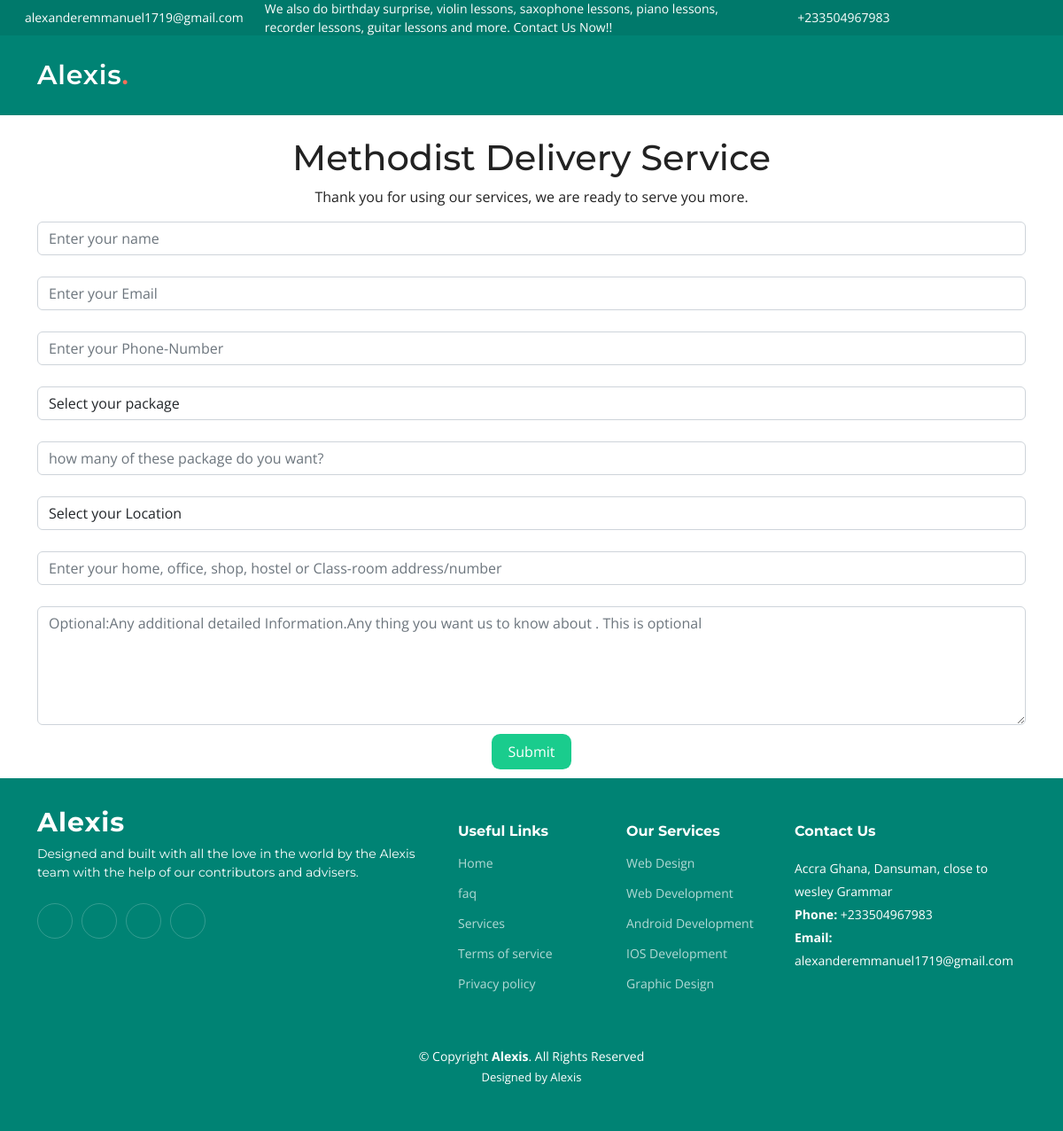
/service/delivery/3/Dansuman-Gas-Delivery/, run on the app's committed database.
### home/models.py (models this page shows)
class SupportStaffDetails(models.Model):
    location = models.CharField(max_length=288)
    email = models.EmailField()
    contact = models.CharField(max_length=15)
    open_hours = models.CharField(max_length=255)
    twitter_link = models.CharField(max_length=500, null=True, blank=True)
    facebook_link = models.CharField(max_length=500, null=True, blank=True)
    instagram_link = models.CharField(max_length=500, null=True, blank=True)
    linkedin_link = models.CharField(max_length=500, null=True, blank=True)

### services/views.py (the view)
# urls.py: path('delivery/<str:service>/<str:shop_name>/',
def delivery(request, service, shop_name):
    staffDetails = SupportStaffDetails.objects.all()[0]
    foods = Food.objects.all()
    context = {"foods": foods,
               "shop_name": shop_name,
               'staffDetails': staffDetails
               }
    return render(request, 'university_form.html', {"context": context})

### templates/university_form.html (shortened to what this page needs)
{% load static %} {% include 'base.html' %}
{% block body %}
<div class="container">
  <br>
    <h1 id="title" class="text-center" style="">        Methodist Delivery Service</h1>
    <p
      id="description"
      class="description text-center"
    >
    Thank you for using our services, we are ready to serve you more.
    </p>
<form action="{% url 'delivery_form' %}" method='POST'>
  <div class="form-group">
    <input
      type="text"
      name="name"
      id="name"
      class="form-control"
      placeholder="Enter your name"
      required
    />
  </div>
  <br>
  <div class="form-group">
    <input
      type="email"
      name="email"
      id="email"
      class="form-control"
      placeholder="Enter your Email"
      required
    />
  </div>
 <br>
 <div class="form-group">
  <input
    type="contact"
    name="contact"
    id="contact"
    class="form-control"
    placeholder="Enter your Phone-Number"
    required
  />
</div>
<br>
  <div class="form-group">
    <select id="food" name="food" class="form-control" required>
      <option disabled selected value>Select your package</option>
    </select>
  </div>
  <br>
  <div class="form-group">
  <input
      type="number"
      name="num_of_packs"
      id="num_of_packs"
      min="1"
      max="50"
      class="form-control"
      placeholder="how many of these package do you want?"
    />
  </div>
   <br>
  <div class="form-group">
    <select id="location" name="location" class="form-control" required>
      <option disabled selected value>Select your Location</option>
    </select>
  </div>
  <br>
  <div class="form-group">
    <input
      type="text"
      name="address"
      class="form-control"
      placeholder="Enter your home, office, shop, hostel or Class-room address/number"
      required
    />
  </div>
  <br>
  <div class="form-group">
  <textarea name="user-preference" id="user-preference" class="form-control"
  cols="20" rows="5"
  placeholder="Optional:Any additional detailed Information.Any thing you want us to know about . This is optional"></textarea>
  </div>
    <div class="form-group">
      <div class="submit-button text-center">
        <button
          type="submit"
          id="submit"
          class=""
          style="
            border: none;
            text-align: center;
            margin-top: 10px;
            margin-bottom: 10px;
            padding: 8px;
            color: white;
            width: 90px;
            background-color: #1acc8d;
            border-radius: 0.6em;
          "
        >
          Submit
        </button>
      </div>
    </div>
  </form>
</div>
  {% endblock %}
  {% include 'footer.html' %}

### templates/base.html (shortened to what this page needs)
{% load static %}
<!DOCTYPE html>
<html lang="en">
<head>
  <link href="{% static 'assets/vendor/bootstrap/css/bootstrap.min.css' %} " rel="stylesheet">
  <link href="{% static 'assets/vendor/bootstrap-icons/bootstrap-icons.css' %}" rel="stylesheet">
  <link href="{% static 'assets/vendor/aos/aos.css' %}" rel="stylesheet">
  <link href="{% static 'assets/vendor/glightbox/css/glightbox.min.css' %}" rel="stylesheet">
  <link href="{% static 'assets/vendor/swiper/swiper-bundle.min.css' %}" rel="stylesheet">
  <link href="{% static 'assets/css/main.css' %}" rel="stylesheet">
</head>
<body>
  <section id="topbar" class="topbar d-flex align-items-center">
    <marquee>
    <div class="container d-flex justify-content-center justify-content-md-between">
      <div class="contact-info d-flex align-items-center">
        <i class="bi bi-envelope d-flex align-items-center"><a href="mailto:{{context.staffDetails.email}}">{{context.staffDetails.email}}</a></i>
        <div class="d-flex align-items-center ms-4"><span>We also do birthday surprise, violin lessons, saxophone lessons, piano lessons, recorder lessons, guitar lessons and more. Contact Us Now!!</span></div>
        <i class="bi bi-phone d-flex align-items-center ms-4"><span>{{context.staffDetails.contact}} </span></i>
      </div>
      <div class="social-links d-none d-md-flex align-items-center">
        <a href="{{context.staffDetails.twitter_link}}" class="twitter"><i class="bi bi-twitter"></i></a>
        <a href="{{context.staffDetails.facebook_link}}" class="facebook"><i class="bi bi-facebook"></i></a>
        <a href="{{context.staffDetails.instagram_link}}" class="instagram"><i class="bi bi-instagram"></i></a>
        <a href="{{context.staffDetails.linkedin_link}}" class="linkedin"><i class="bi bi-linkedin"></i></i></a>
      </div>
    </div>
  </marquee>
  </section>
  <header id="header" class="header d-flex align-items-center">
    <div class="container-fluid container-xl d-flex align-items-center justify-content-between">
      <a href="{% url 'home' %}" class="logo d-flex align-items-center">
        <h1>Alexis<span>.</span></h1>
      </a>
      <i class="mobile-nav-toggle mobile-nav-show bi bi-list"></i>
    </div>
  </header>

### templates/footer.html (shortened to what this page needs)
{% load static %}
  <footer id="footer" class="footer">
    <div class="container">
      <div class="row gy-4">
        <div class="col-lg-5 col-md-12 footer-info">
          <a href="index.html" class="logo d-flex align-items-center">
            <span>Alexis</span>
          </a>
          <p>Designed and built with all the love in the world by the Alexis team with the help of our contributors and advisers.</p>
          <div class="social-links d-flex mt-4">
            <a href="https://www.{{context.staffDetails.twitter_link}}" target="_blank" class="twitter"><i class="bi bi-twitter"></i></a>
            <a href="https://www.{{context.staffDetails.facebook_link}}" target="_blank" class="facebook"><i class="bi bi-facebook"></i></a>
            <a href="https://www.{{context.staffDetails.instagram_link}}" target="_blank" class="instagram"><i class="bi bi-instagram"></i></a>
            <a href="https://www.{{context.staffDetails.linkedin_link}}" target="_blank" class="linkedin"><i class="bi bi-linkedin"></i></a>
          </div>
        </div>
        <div class="col-lg-2 col-6 footer-links">
          <h4>Useful Links</h4>
          <ul>
            <li><a href="#">Home</a></li>
            <li><a href="#faq">faq</a></li>
            <li><a href="#services">Services</a></li>
            <li><a href="#">Terms of service</a></li>
            <li><a href="#">Privacy policy</a></li>
          </ul>
        </div>
        <div class="col-lg-2 col-6 footer-links">
          <h4>Our Services</h4>
          <ul>
            <li><a href="{% url 'contact' %}">Web Design</a></li>
            <li><a href="{% url 'contact' %}">Web Development</a></li>
            <li><a href="{% url 'contact' %}">Android Development</a></li>
            <li><a href="{% url 'contact' %}">IOS Development</a></li>
            <li><a href="{% url 'contact' %}">Graphic Design</a></li>
          </ul>
        </div>
        <div class="col-lg-3 col-md-12 footer-contact text-center text-md-start">
          <h4>Contact Us</h4>
          <p>
            {{context.staffDetails.location}} <br>
            <strong>Phone:</strong> {{context.staffDetails.contact}}<br>
            <strong>Email:</strong> {{context.staffDetails.email}}<br>
          </p>
        </div>
      </div>
    </div>
    <div class="container mt-4">
      <div class="copyright">
        &copy; Copyright <strong><span>Alexis</span></strong>. All Rights Reserved
      </div>
      <div class="credits">
        Designed by <a href="#">Alexis</a>
      </div>
    </div>
  </footer>
</body>
</html>

### static/assets/css/main.css (style rules this page uses)
:root { --font-default: "Open Sans", system-ui, -apple-system, "Segoe UI", Roboto, "Helvetica Neue", Arial, "Noto Sans", "Liberation Sans", sans-serif, "Apple Color Emoji", "Segoe UI Emoji", "Segoe UI Symbol", "Noto Color Emoji"; --font-primary: "Montserrat", sans-serif; --font-secondary: "Poppins", sans-serif; }
:root { --color-default: #222222; --color-primary: #008374; --color-secondary: #f85a40; }
:root { scroll-behavior: smooth; }
body { font-family: var(--font-default); color: var(--color-default); }
a { color: var(--color-primary); text-decoration: none; }
h1, h2, h3, h4, h5, h6 { font-family: var(--font-primary); }
section { padding: 60px 0; overflow: hidden; }
.topbar { background: #00796b; height: 40px; font-size: 14px; transition: all 0.5s; color: #fff; padding: 0; }
.topbar .contact-info i { font-style: normal; color: #fff; line-height: 0; }
.topbar .contact-info i a, .topbar .contact-info i span { padding-left: 5px; color: #fff; }
.topbar .contact-info i a { line-height: 0; transition: 0.3s; }
.topbar .social-links a { color: rgba(255, 255, 255, 0.7); line-height: 0; transition: 0.3s; margin-left: 20px; }
.header { transition: all 0.5s; z-index: 997; height: 90px; background-color: var(--color-primary); }
.header .logo h1 { font-size: 30px; margin: 0; font-weight: 600; letter-spacing: 0.8px; color: #fff; font-family: var(--font-primary); }
.header .logo h1 span { color: #f96f59; }
section { scroll-margin-top: 70px; }
@media (max-width: 1279px) { .mobile-nav-show { color: rgba(255, 255, 255, 0.6); font-size: 28px; cursor: pointer; line-height: 0; transition: 0.5s; z-index: 9999; margin-right: 10px; } }
.footer { font-size: 14px; background-color: var(--color-primary); padding: 50px 0; color: white; }
.footer .footer-info .logo { line-height: 0; margin-bottom: 25px; }
.footer .footer-info .logo span { font-size: 30px; font-weight: 700; letter-spacing: 1px; color: #fff; font-family: var(--font-primary); }
.footer .footer-info p { font-size: 14px; font-family: var(--font-primary); }
.footer .social-links a { display: flex; align-items: center; justify-content: center; width: 40px; height: 40px; border-radius: 50%; border: 1px solid rgba(255, 255, 255, 0.2); font-size: 16px; color: rgba(255, 255, 255, 0.7); margin-right: 10px; transition: 0.3s; }
.footer h4 { font-size: 16px; font-weight: bold; position: relative; padding-bottom: 12px; }
.footer .footer-links { margin-bottom: 30px; }
.footer .footer-links ul { list-style: none; padding: 0; margin: 0; }
.footer .footer-links ul li { padding: 10px 0; display: flex; align-items: center; }
.footer .footer-links ul li:first-child { padding-top: 0; }
.footer .footer-links ul a { color: rgba(255, 255, 255, 0.7); transition: 0.3s; display: inline-block; line-height: 1; }
.footer .footer-contact p { line-height: 26px; }
.footer .copyright { text-align: center; }
.footer .credits { padding-top: 4px; text-align: center; font-size: 13px; }
.footer .credits a { color: #fff; }

### data on the page
SupportStaffDetails: staffDetails.email "alexanderemmanuel1719@gmail.com", staffDetails.contact "+233504967983", staffDetails.location "Accra Ghana, Dansuman, close to wesley Grammar"
